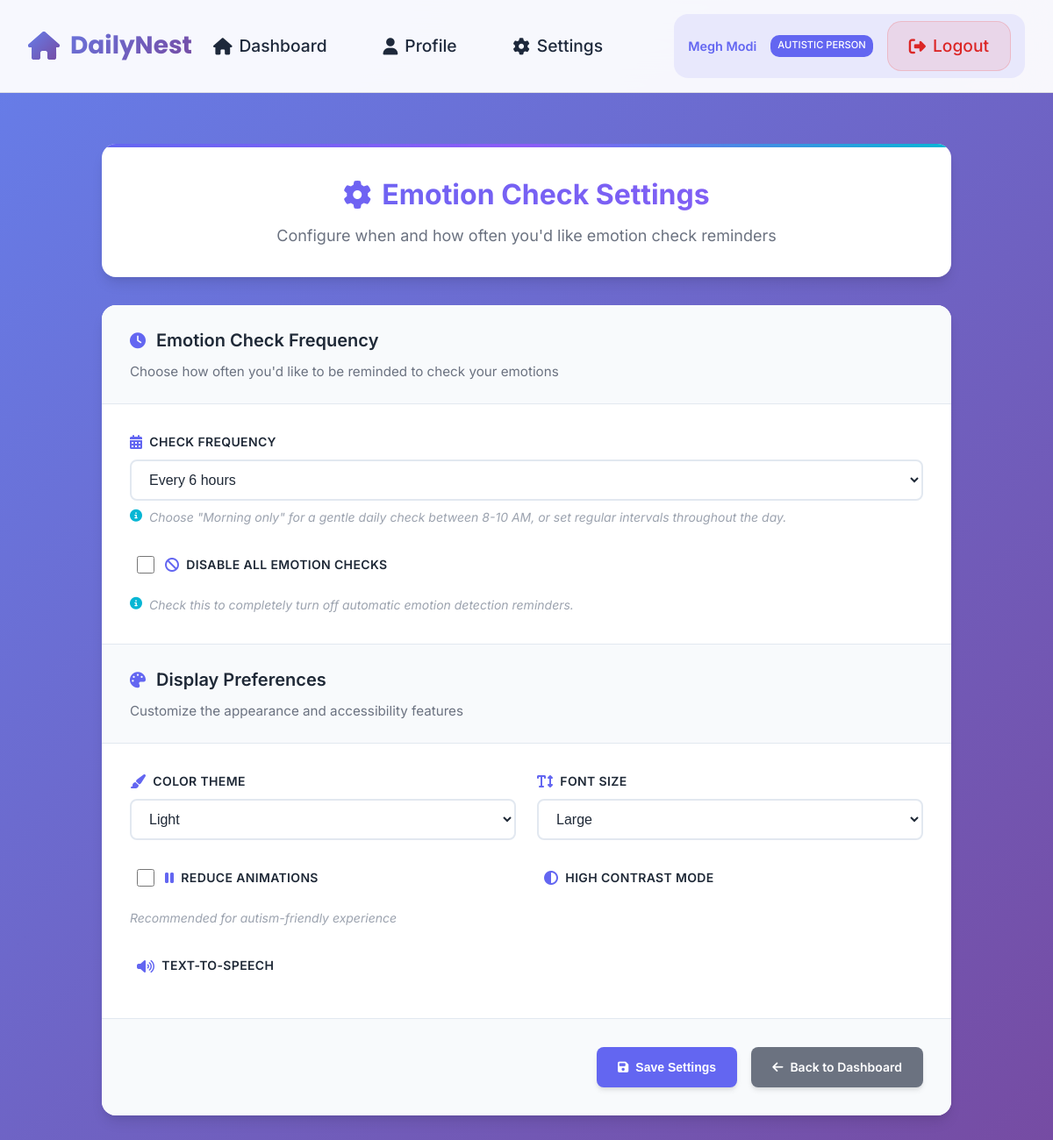
The app's page /settings/emotion/ (signed in), older data.
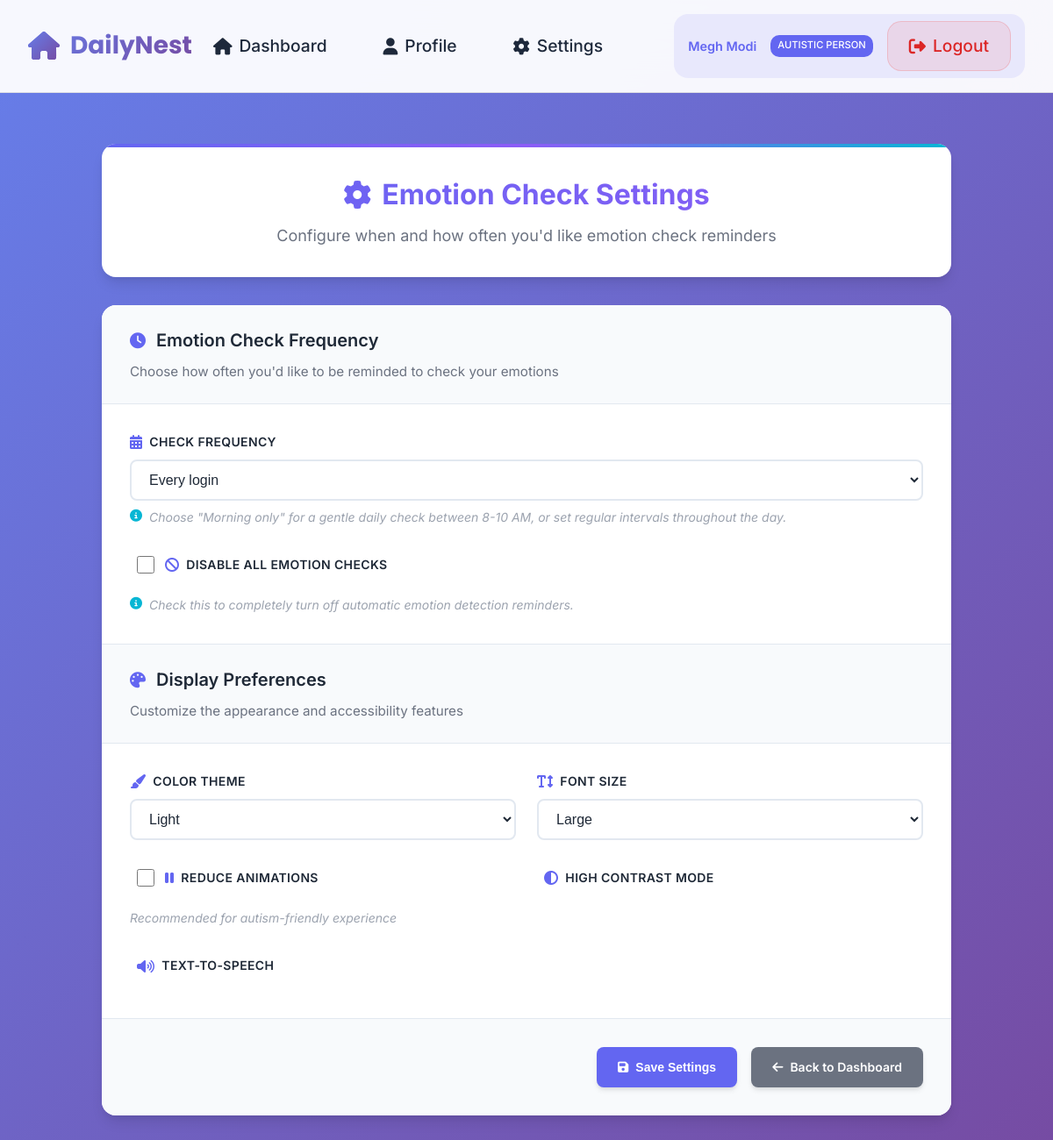
The same page, newer data.
### DailyNest/models.py (models this page shows, shortened)
class UserPreference(models.Model):
    THEME_CHOICES = [
        ('light', 'Light'),
        ('dark', 'Dark'),
        ('high-contrast', 'High Contrast'),
    ]
    FONT_SIZE_CHOICES = [
        ('small', 'Small'),
        ('medium', 'Medium'),
        ('large', 'Large'),
    ]
    EMOTION_CHECK_INTERVALS = [
        (0, 'Disabled'),
        (3, 'Every 3 hours'),
        (6, 'Every 6 hours'),
        (12, 'Every 12 hours'),
        (24, 'Daily'),
        (-1, 'Morning only (8-10 AM)'),
        (-2, 'Every login'),
    ]
    user = models.OneToOneField('CustomUser', on_delete=models.CASCADE, related_name='preferences')
    theme = models.CharField(max_length=20, choices=THEME_CHOICES, default='light')
    font_size = models.CharField(max_length=10, choices=FONT_SIZE_CHOICES, default='medium')
    reduce_animations = models.BooleanField(default=True)
    high_contrast_mode = models.BooleanField(default=False)
    text_to_speech = models.BooleanField(default=False)
    emotion_check_interval = models.IntegerField(
        choices=EMOTION_CHECK_INTERVALS,
        default=24,
        help_text="How often to prompt for emotion check"
    )
    skip_emotion_checks = models.BooleanField(
        default=False,
        help_text="Skip automatic emotion checks"
    )
    last_emotion_check = models.DateTimeField(
        null=True,
        blank=True,
        help_text="Last time emotion was checked"
    )
    created_at = models.DateTimeField(auto_now_add=True)
    updated_at = models.DateTimeField(auto_now=True)
    class Meta:
        verbose_name = 'User Preference'
        verbose_name_plural = 'User Preferences'

### DailyNest/views.py (the view)
# urls.py: path('settings/emotion/', views.emotion_settings, name='emotion_settings'),
@login_required
def emotion_settings(request):
    preference, created = UserPreference.objects.get_or_create(user=request.user)
    if request.method == 'POST':
        form = UserPreferenceForm(request.POST, instance=preference)
        if form.is_valid():
            form.save()
            messages.success(request, 'Your emotion check settings have been updated successfully!')
            return redirect('emotion_settings')
    else:
        form = UserPreferenceForm(instance=preference)
    return render(request, 'settings/emotion_settings.html', {
        'form': form,
        'preference': preference
    })

### DailyNest/forms.py
class UserPreferenceForm(forms.ModelForm):
    class Meta:
        model = UserPreference
        fields = ['theme', 'font_size', 'reduce_animations', 'emotion_check_interval', 'skip_emotion_checks']
        widgets = {
            'theme': forms.Select(attrs={'class': 'form-select'}),
            'font_size': forms.Select(attrs={'class': 'form-select'}),
            'reduce_animations': forms.CheckboxInput(attrs={'class': 'form-check-input'}),
            'emotion_check_interval': forms.Select(attrs={'class': 'form-select'}),
            'skip_emotion_checks': forms.CheckboxInput(attrs={'class': 'form-check-input'}),
        }
    def __init__(self, *args, **kwargs):
        super().__init__(*args, **kwargs)
        self.fields['emotion_check_interval'].help_text = 'How often to prompt for emotion checks'

### DailyNest/templates/settings/emotion_settings.html (shortened to what the changed rows need)
{% extends 'base.html' %}
{% block content %}
<div class="settings-container">
    <div class="settings-header">
        <h1><i class="fas fa-cog"></i> Emotion Check Settings</h1>
    </div>
    <div class="settings-form-container">
        <form method="post" class="settings-form">
            <div class="form-section">
                <div class="form-grid">
                    <div class="form-group full-width">
                        <div class="input-wrapper">
                            {{ form.emotion_check_interval }}
                        </div>
                    </div>
                    <div class="form-group full-width">
                        <div class="checkbox-wrapper">
                            {{ form.skip_emotion_checks }}
                            <label for="{{ form.skip_emotion_checks.id_for_label }}" class="checkbox-label">
                                <i class="fas fa-ban"></i>Disable all emotion checks
                            </label>
                        </div>
                    </div>
                </div>
            </div>
            <div class="form-section">
                <div class="form-grid">
                    <div class="form-group">
                        <div class="input-wrapper">
                            {{ form.theme }}
                        </div>
                    </div>
                    <div class="form-group">
                        <div class="input-wrapper">
                            {{ form.font_size }}
                        </div>
                    </div>
                    <div class="form-group">
                        <div class="checkbox-wrapper">
                            {{ form.reduce_animations }}
                            <label for="{{ form.reduce_animations.id_for_label }}" class="checkbox-label">
                                <i class="fas fa-pause"></i>Reduce Animations
                            </label>
                        </div>
                    </div>
                </div>
            </div>
        </form>
    </div>
</div>
{% endblock %}

Row changes from the older to the newer data that the page shows:
changed UserPreference "Light": emotion_check_interval "Every 6 hours" → "Every login"
